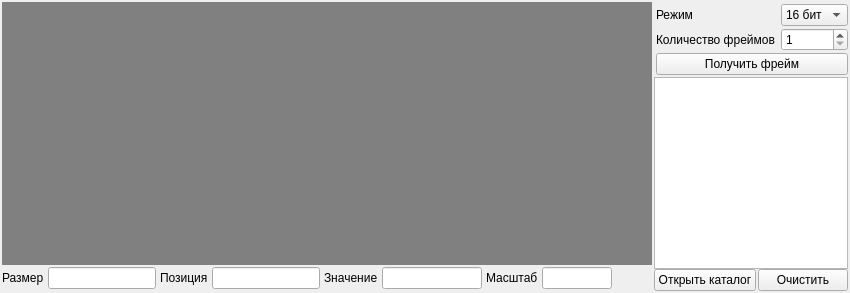
      <widget class="QWidget" name="tab_4">
       <attribute name="title">
        <string>Захват</string>
       </attribute>
       <layout class="QHBoxLayout" name="horizontalLayout_12">
        <property name="spacing">
         <number>2</number>
        </property>
        <property name="leftMargin">
         <number>2</number>
        </property>
        <property name="topMargin">
         <number>2</number>
        </property>
        <property name="rightMargin">
         <number>2</number>
        </property>
        <property name="bottomMargin">
         <number>2</number>
        </property>
        <item>
         <widget class="QWidget" name="wFCView" native="true">
          <layout class="QVBoxLayout" name="verticalLayout_8">
           <property name="spacing">
            <number>0</number>
           </property>
           <property name="leftMargin">
            <number>0</number>
           </property>
           <property name="topMargin">
            <number>0</number>
           </property>
           <property name="rightMargin">
            <number>0</number>
           </property>
           <property name="bottomMargin">
            <number>0</number>
           </property>
           <item>
            <widget class="CImageLabel" name="lView">
             <property name="sizePolicy">
              <sizepolicy hsizetype="Ignored" vsizetype="Ignored">
               <horstretch>0</horstretch>
               <verstretch>0</verstretch>
              </sizepolicy>
             </property>
             <property name="mouseTracking">
              <bool>true</bool>
             </property>
             <property name="styleSheet">
              <string notr="true">QLabel {
background-color: grey;
}</string>
             </property>
             <property name="text">
              <string/>
             </property>
             <property name="alignment">
              <set>Qt::AlignCenter</set>
             </property>
            </widget>
           </item>
           <item>
            <widget class="QWidget" name="widget_12" native="true">
             <property name="sizePolicy">
              <sizepolicy hsizetype="Maximum" vsizetype="Maximum">
               <horstretch>0</horstretch>
               <verstretch>0</verstretch>
              </sizepolicy>
             </property>
             <layout class="QHBoxLayout" name="horizontalLayout_11">
              <property name="spacing">
               <number>4</number>
              </property>
              <property name="leftMargin">
               <number>0</number>
              </property>
              <property name="topMargin">
               <number>2</number>
              </property>
              <property name="rightMargin">
               <number>0</number>
              </property>
              <property name="bottomMargin">
               <number>2</number>
              </property>
              <item>
               <widget class="QLabel" name="label_10">
                <property name="text">
                 <string>Размер</string>
                </property>
               </widget>
              </item>
              <item>
               <widget class="QLineEdit" name="leSize">
                <property name="sizePolicy">
                 <sizepolicy hsizetype="Preferred" vsizetype="Fixed">
                  <horstretch>0</horstretch>
                  <verstretch>0</verstretch>
                 </sizepolicy>
                </property>
                <property name="maximumSize">
                 <size>
                  <width>110</width>
                  <height>16777215</height>
                 </size>
                </property>
                <property name="alignment">
                 <set>Qt::AlignCenter</set>
                </property>
                <property name="readOnly">
                 <bool>true</bool>
                </property>
               </widget>
              </item>
              <item>
               <widget class="QLabel" name="label_11">
                <property name="text">
                 <string>Позиция</string>
                </property>
               </widget>
              </item>
              <item>
               <widget class="QLineEdit" name="lePosition">
                <property name="sizePolicy">
                 <sizepolicy hsizetype="Preferred" vsizetype="Fixed">
                  <horstretch>0</horstretch>
                  <verstretch>0</verstretch>
                 </sizepolicy>
                </property>
                <property name="maximumSize">
                 <size>
                  <width>110</width>
                  <height>16777215</height>
                 </size>
                </property>
                <property name="alignment">
                 <set>Qt::AlignCenter</set>
                </property>
                <property name="readOnly">
                 <bool>true</bool>
                </property>
               </widget>
              </item>
              <item>
               <widget class="QLabel" name="label_12">
                <property name="text">
                 <string>Значение</string>
                </property>
               </widget>
              </item>
              <item>
               <widget class="QLineEdit" name="lePosValue">
                <property name="sizePolicy">
                 <sizepolicy hsizetype="Preferred" vsizetype="Fixed">
                  <horstretch>0</horstretch>
                  <verstretch>0</verstretch>
                 </sizepolicy>
                </property>
                <property name="maximumSize">
                 <size>
                  <width>100</width>
                  <height>16777215</height>
                 </size>
                </property>
                <property name="alignment">
                 <set>Qt::AlignCenter</set>
                </property>
                <property name="readOnly">
                 <bool>true</bool>
                </property>
               </widget>
              </item>
              <item>
               <widget class="QLabel" name="label_13">
                <property name="text">
                 <string>Масштаб</string>
                </property>
               </widget>
              </item>
              <item>
               <widget class="QLineEdit" name="leScale">
                <property name="sizePolicy">
                 <sizepolicy hsizetype="Preferred" vsizetype="Fixed">
                  <horstretch>0</horstretch>
                  <verstretch>0</verstretch>
                 </sizepolicy>
                </property>
                <property name="maximumSize">
                 <size>
                  <width>70</width>
                  <height>16777215</height>
                 </size>
                </property>
                <property name="alignment">
                 <set>Qt::AlignCenter</set>
                </property>
                <property name="readOnly">
                 <bool>true</bool>
                </property>
               </widget>
              </item>
              <item>
               <spacer name="horizontalSpacer_5">
                <property name="orientation">
                 <enum>Qt::Horizontal</enum>
                </property>
                <property name="sizeHint" stdset="0">
                 <size>
                  <width>40</width>
                  <height>20</height>
                 </size>
                </property>
               </spacer>
              </item>
             </layout>
            </widget>
           </item>
          </layout>
         </widget>
        </item>
        <item>
         <widget class="QWidget" name="widget_6" native="true">
          <property name="sizePolicy">
           <sizepolicy hsizetype="Maximum" vsizetype="Preferred">
            <horstretch>0</horstretch>
            <verstretch>0</verstretch>
           </sizepolicy>
          </property>
          <property name="minimumSize">
           <size>
            <width>34</width>
            <height>0</height>
           </size>
          </property>
          <layout class="QVBoxLayout" name="verticalLayout_7">
           <property name="spacing">
            <number>0</number>
           </property>
           <property name="leftMargin">
            <number>0</number>
           </property>
           <property name="topMargin">
            <number>0</number>
           </property>
           <property name="rightMargin">
            <number>0</number>
           </property>
           <property name="bottomMargin">
            <number>0</number>
           </property>
           <item>
            <widget class="QWidget" name="widget_9" native="true">
             <property name="sizePolicy">
              <sizepolicy hsizetype="Maximum" vsizetype="Preferred">
               <horstretch>0</horstretch>
               <verstretch>0</verstretch>
              </sizepolicy>
             </property>
             <layout class="QVBoxLayout" name="verticalLayout_6">
              <property name="spacing">
               <number>0</number>
              </property>
              <property name="leftMargin">
               <number>0</number>
              </property>
              <property name="topMargin">
               <number>0</number>
              </property>
              <property name="rightMargin">
               <number>0</number>
              </property>
              <property name="bottomMargin">
               <number>0</number>
              </property>
              <item>
               <widget class="QWidget" name="widget_11" native="true">
                <property name="sizePolicy">
                 <sizepolicy hsizetype="Expanding" vsizetype="Maximum">
                  <horstretch>0</horstretch>
                  <verstretch>0</verstretch>
                 </sizepolicy>
                </property>
                <layout class="QFormLayout" name="formLayout_3">
                 <property name="horizontalSpacing">
                  <number>6</number>
                 </property>
                 <property name="verticalSpacing">
                  <number>2</number>
                 </property>
                 <property name="leftMargin">
                  <number>2</number>
                 </property>
                 <property name="topMargin">
                  <number>2</number>
                 </property>
                 <property name="rightMargin">
                  <number>0</number>
                 </property>
                 <property name="bottomMargin">
                  <number>2</number>
                 </property>
                 <item row="0" column="0">
                  <widget class="QLabel" name="label_2">
                   <property name="sizePolicy">
                    <sizepolicy hsizetype="Maximum" vsizetype="Preferred">
                     <horstretch>0</horstretch>
                     <verstretch>0</verstretch>
                    </sizepolicy>
                   </property>
                   <property name="text">
                    <string>Режим</string>
                   </property>
                  </widget>
                 </item>
                 <item row="0" column="1">
                  <widget class="QComboBox" name="cbImageMode">
                   <property name="sizePolicy">
                    <sizepolicy hsizetype="Expanding" vsizetype="Fixed">
                     <horstretch>0</horstretch>
                     <verstretch>0</verstretch>
                    </sizepolicy>
                   </property>
                   <property name="minimumSize">
                    <size>
                     <width>0</width>
                     <height>0</height>
                    </size>
                   </property>
                   <item>
                    <property name="text">
                     <string>16 бит</string>
                    </property>
                   </item>
                   <item>
                    <property name="text">
                     <string>12 бит</string>
                    </property>
                   </item>
                   <item>
                    <property name="text">
                     <string>8 бит</string>
                    </property>
                   </item>
                  </widget>
                 </item>
                 <item row="1" column="0">
                  <widget class="QLabel" name="label_9">
                   <property name="text">
                    <string>Количество фреймов</string>
                   </property>
                  </widget>
                 </item>
                 <item row="1" column="1">
                  <widget class="QSpinBox" name="spinBox">
                   <property name="sizePolicy">
                    <sizepolicy hsizetype="Expanding" vsizetype="Fixed">
                     <horstretch>0</horstretch>
                     <verstretch>0</verstretch>
                    </sizepolicy>
                   </property>
                   <property name="minimum">
                    <number>1</number>
                   </property>
                   <property name="maximum">
                    <number>10</number>
                   </property>
                  </widget>
                 </item>
                 <item row="2" column="0" colspan="2">
                  <widget class="QPushButton" name="pbFCView">
                   <property name="sizePolicy">
                    <sizepolicy hsizetype="Expanding" vsizetype="Fixed">
                     <horstretch>0</horstretch>
                     <verstretch>0</verstretch>
                    </sizepolicy>
                   </property>
                   <property name="text">
                    <string>Получить фрейм</string>
                   </property>
                  </widget>
                 </item>
                </layout>
               </widget>
              </item>
             </layout>
            </widget>
           </item>
           <item>
            <widget class="QListWidget" name="listWFrames">
             <property name="sizePolicy">
              <sizepolicy hsizetype="Ignored" vsizetype="Expanding">
               <horstretch>0</horstretch>
               <verstretch>0</verstretch>
              </sizepolicy>
             </property>
             <property name="styleSheet">
              <string notr="true"/>
             </property>
             <property name="autoScroll">
              <bool>false</bool>
             </property>
             <property name="editTriggers">
              <set>QAbstractItemView::NoEditTriggers</set>
             </property>
             <property name="alternatingRowColors">
              <bool>false</bool>
             </property>
             <property name="selectionBehavior">
              <enum>QAbstractItemView::SelectItems</enum>
             </property>
             <property name="verticalScrollMode">
              <enum>QAbstractItemView::ScrollPerPixel</enum>
             </property>
             <property name="horizontalScrollMode">
              <enum>QAbstractItemView::ScrollPerPixel</enum>
             </property>
             <property name="selectionRectVisible">
              <bool>true</bool>
             </property>
            </widget>
           </item>
           <item>
            <widget class="QWidget" name="widget_10" native="true">
             <layout class="QHBoxLayout" name="horizontalLayout_10">
              <property name="spacing">
               <number>2</number>
              </property>
              <property name="leftMargin">
               <number>0</number>
              </property>
              <property name="topMargin">
               <number>0</number>
              </property>
              <property name="rightMargin">
               <number>0</number>
              </property>
              <property name="bottomMargin">
               <number>0</number>
              </property>
              <item>
               <widget class="QPushButton" name="pbOpenFolder">
                <property name="text">
                 <string>Открыть каталог</string>
                </property>
               </widget>
              </item>
              <item>
               <widget class="QPushButton" name="pbClearFrameFolder">
                <property name="text">
                 <string>Очистить</string>
                </property>
               </widget>
              </item>
             </layout>
            </widget>
           </item>
          </layout>
         </widget>
        </item>
       </layout>
      </widget>
